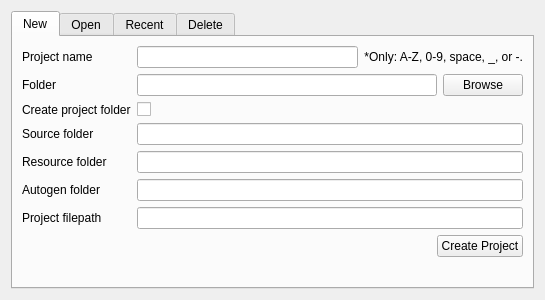
<?xml version="1.0" encoding="UTF-8"?>
<ui version="4.0">
 <class>Form</class>
 <widget class="QWidget" name="Form">
  <property name="geometry">
   <rect>
    <x>0</x>
    <y>0</y>
    <width>500</width>
    <height>300</height>
   </rect>
  </property>
  <property name="windowTitle">
   <string>Form</string>
  </property>
  <layout class="QVBoxLayout" name="verticalLayout">
   <item>
    <widget class="QTabWidget" name="tabWidget">
     <property name="currentIndex">
      <number>0</number>
     </property>
     <widget class="QWidget" name="newTab">
      <attribute name="title">
       <string>New</string>
      </attribute>
      <layout class="QFormLayout" name="formLayout">
       <item row="0" column="0">
        <widget class="QLabel" name="label">
         <property name="text">
          <string>Project name</string>
         </property>
        </widget>
       </item>
       <item row="2" column="0">
        <widget class="QLabel" name="label_2">
         <property name="text">
          <string>Folder</string>
         </property>
        </widget>
       </item>
       <item row="2" column="1">
        <layout class="QHBoxLayout" name="horizontalLayout_2">
         <item>
          <widget class="QLineEdit" name="folderName">
           <property name="minimumSize">
            <size>
             <width>300</width>
             <height>0</height>
            </size>
           </property>
           <property name="readOnly">
            <bool>true</bool>
           </property>
          </widget>
         </item>
         <item>
          <widget class="QPushButton" name="newBrowseButton">
           <property name="minimumSize">
            <size>
             <width>0</width>
             <height>0</height>
            </size>
           </property>
           <property name="text">
            <string>Browse</string>
           </property>
          </widget>
         </item>
        </layout>
       </item>
       <item row="4" column="0">
        <widget class="QLabel" name="label_3">
         <property name="text">
          <string>Create project folder</string>
         </property>
        </widget>
       </item>
       <item row="4" column="1">
        <widget class="QCheckBox" name="createProjectFolderButton">
         <property name="text">
          <string/>
         </property>
        </widget>
       </item>
       <item row="6" column="0">
        <widget class="QLabel" name="label_5">
         <property name="text">
          <string>Source folder</string>
         </property>
        </widget>
       </item>
       <item row="6" column="1">
        <widget class="QLineEdit" name="srcFolder">
         <property name="readOnly">
          <bool>true</bool>
         </property>
        </widget>
       </item>
       <item row="8" column="0">
        <widget class="QLabel" name="label_6">
         <property name="text">
          <string>Resource folder</string>
         </property>
        </widget>
       </item>
       <item row="8" column="1">
        <widget class="QLineEdit" name="resFolder">
         <property name="readOnly">
          <bool>true</bool>
         </property>
        </widget>
       </item>
       <item row="10" column="0">
        <widget class="QLabel" name="label_7">
         <property name="text">
          <string>Autogen folder</string>
         </property>
        </widget>
       </item>
       <item row="10" column="1">
        <widget class="QLineEdit" name="genFolder">
         <property name="readOnly">
          <bool>true</bool>
         </property>
        </widget>
       </item>
       <item row="12" column="0">
        <widget class="QLabel" name="label_8">
         <property name="text">
          <string>Project filepath</string>
         </property>
        </widget>
       </item>
       <item row="12" column="1">
        <widget class="QLineEdit" name="projectFilepath">
         <property name="readOnly">
          <bool>true</bool>
         </property>
        </widget>
       </item>
       <item row="14" column="1">
        <layout class="QHBoxLayout" name="horizontalLayout">
         <item>
          <spacer name="horizontalSpacer">
           <property name="orientation">
            <enum>Qt::Horizontal</enum>
           </property>
           <property name="sizeHint" stdset="0">
            <size>
             <width>40</width>
             <height>20</height>
            </size>
           </property>
          </spacer>
         </item>
         <item>
          <widget class="QLabel" name="errorCreateProject">
           <property name="styleSheet">
            <string notr="true">color: red;</string>
           </property>
           <property name="text">
            <string/>
           </property>
           <property name="textFormat">
            <enum>Qt::AutoText</enum>
           </property>
          </widget>
         </item>
         <item>
          <widget class="QPushButton" name="createProjectButton">
           <property name="text">
            <string>Create Project</string>
           </property>
          </widget>
         </item>
        </layout>
       </item>
       <item row="0" column="1">
        <layout class="QHBoxLayout" name="horizontalLayout_5">
         <item>
          <widget class="QLineEdit" name="projectName"/>
         </item>
         <item>
          <widget class="QLabel" name="label_9">
           <property name="minimumSize">
            <size>
             <width>110</width>
             <height>0</height>
            </size>
           </property>
           <property name="text">
            <string>*Only: A-Z, 0-9, space, _, or -.</string>
           </property>
           <property name="alignment">
            <set>Qt::AlignRight|Qt::AlignTrailing|Qt::AlignVCenter</set>
           </property>
          </widget>
         </item>
        </layout>
       </item>
      </layout>
     </widget>
     <widget class="QWidget" name="openTab">
      <attribute name="title">
       <string>Open</string>
      </attribute>
      <layout class="QFormLayout" name="formLayout_2">
       <item row="0" column="0">
        <widget class="QLabel" name="label_4">
         <property name="text">
          <string>Project filepath</string>
         </property>
        </widget>
       </item>
       <item row="0" column="1">
        <layout class="QHBoxLayout" name="horizontalLayout_3">
         <item>
          <widget class="QLineEdit" name="openProject">
           <property name="readOnly">
            <bool>true</bool>
           </property>
          </widget>
         </item>
         <item>
          <widget class="QPushButton" name="openBrowseButton">
           <property name="text">
            <string>Browse</string>
           </property>
          </widget>
         </item>
        </layout>
       </item>
       <item row="1" column="1">
        <layout class="QHBoxLayout" name="horizontalLayout_4">
         <item>
          <spacer name="horizontalSpacer_2">
           <property name="orientation">
            <enum>Qt::Horizontal</enum>
           </property>
           <property name="sizeHint" stdset="0">
            <size>
             <width>40</width>
             <height>20</height>
            </size>
           </property>
          </spacer>
         </item>
         <item>
          <widget class="QPushButton" name="openProjectButton">
           <property name="text">
            <string>Open Project</string>
           </property>
          </widget>
         </item>
        </layout>
       </item>
      </layout>
     </widget>
     <widget class="QWidget" name="recentTab">
      <attribute name="title">
       <string>Recent</string>
      </attribute>
      <layout class="QFormLayout" name="formLayout_3">
       <item row="0" column="0">
        <widget class="QComboBox" name="recentCombo">
         <property name="sizePolicy">
          <sizepolicy hsizetype="Expanding" vsizetype="Fixed">
           <horstretch>0</horstretch>
           <verstretch>0</verstretch>
          </sizepolicy>
         </property>
         <property name="minimumSize">
          <size>
           <width>300</width>
           <height>0</height>
          </size>
         </property>
        </widget>
       </item>
       <item row="0" column="1">
        <layout class="QHBoxLayout" name="horizontalLayout_7">
         <item>
          <spacer name="horizontalSpacer_3">
           <property name="orientation">
            <enum>Qt::Horizontal</enum>
           </property>
           <property name="sizeHint" stdset="0">
            <size>
             <width>40</width>
             <height>20</height>
            </size>
           </property>
          </spacer>
         </item>
         <item>
          <widget class="QPushButton" name="openRecentProjectButton">
           <property name="sizePolicy">
            <sizepolicy hsizetype="Preferred" vsizetype="Fixed">
             <horstretch>0</horstretch>
             <verstretch>0</verstretch>
            </sizepolicy>
           </property>
           <property name="maximumSize">
            <size>
             <width>100</width>
             <height>16777215</height>
            </size>
           </property>
           <property name="text">
            <string>Open Project</string>
           </property>
          </widget>
         </item>
        </layout>
       </item>
      </layout>
     </widget>
     <widget class="QWidget" name="deleteTab">
      <attribute name="title">
       <string>Delete</string>
      </attribute>
      <layout class="QFormLayout" name="formLayout_5">
       <item row="0" column="0">
        <widget class="QLabel" name="label_10">
         <property name="text">
          <string>Project filepath</string>
         </property>
        </widget>
       </item>
       <item row="0" column="1">
        <layout class="QHBoxLayout" name="horizontalLayout_8">
         <item>
          <widget class="QLineEdit" name="deleteProject">
           <property name="readOnly">
            <bool>true</bool>
           </property>
          </widget>
         </item>
         <item>
          <widget class="QPushButton" name="deleteBrowseButton">
           <property name="text">
            <string>Browse</string>
           </property>
          </widget>
         </item>
        </layout>
       </item>
       <item row="1" column="1">
        <layout class="QHBoxLayout" name="horizontalLayout_6">
         <item>
          <spacer name="horizontalSpacer_4">
           <property name="orientation">
            <enum>Qt::Horizontal</enum>
           </property>
           <property name="sizeHint" stdset="0">
            <size>
             <width>40</width>
             <height>20</height>
            </size>
           </property>
          </spacer>
         </item>
         <item>
          <widget class="QPushButton" name="deleteProjectButton">
           <property name="text">
            <string>Delete Project</string>
           </property>
          </widget>
         </item>
        </layout>
       </item>
       <item row="2" column="1">
        <layout class="QHBoxLayout" name="horizontalLayout_9">
         <item>
          <spacer name="horizontalSpacer_5">
           <property name="orientation">
            <enum>Qt::Horizontal</enum>
           </property>
           <property name="sizeHint" stdset="0">
            <size>
             <width>40</width>
             <height>20</height>
            </size>
           </property>
          </spacer>
         </item>
         <item>
          <widget class="QPushButton" name="cleanManifestButton">
           <property name="text">
            <string>Clean Manifest</string>
           </property>
          </widget>
         </item>
        </layout>
       </item>
      </layout>
     </widget>
    </widget>
   </item>
  </layout>
 </widget>
 <resources/>
 <connections/>
</ui>
